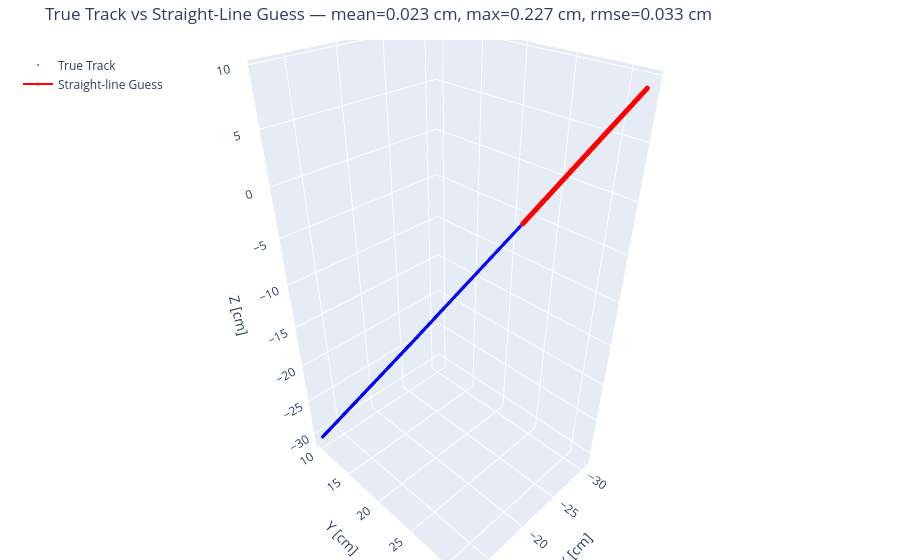

Notebook code cell kept with this figure:
### Markdown cell above
## 3. Spatial Diagnostics & Visualization

We finely chop both tracks to compare physical point distributions and compute spatial deviations.

### Code cell
# Finely chop both tracks to compare physical point distributions (Plotly visualization)
true_chopped, _ = chop_tracks(true_track_np, fields, precision=0.1)
guess_chopped, parent_ids = chop_tracks(guess_track_np, fields, precision=0.1)

true_chopped = np.asarray(true_chopped)
guess_chopped = np.asarray(guess_chopped)

# safe column extraction
xyz_idxs = [fields.index('x'), fields.index('y'), fields.index('z')]
guess_pts = np.take(guess_chopped, xyz_idxs, axis=1)
true_pts = np.take(true_chopped, xyz_idxs, axis=1)

# distances: for each guess point find min distance to true points
d2 = np.sum((guess_pts[:, None, :] - true_pts[None, :, :])**2, axis=2)
min_dists = np.sqrt(np.min(d2, axis=1))

mean_dev = float(min_dists.mean())
max_dev = float(min_dists.max())
rmse_dev = float(np.sqrt((min_dists**2).mean()))

print(f'Mean deviation: {mean_dev:.4f} cm')
print(f'Max  deviation: {max_dev:.4f} cm')
print(f'RMSE deviation: {rmse_dev:.4f} cm')

# Plotly 3D interactive scatter
import plotly.graph_objects as go

trace_true = go.Scatter3d(
    x=true_pts[:, 0], y=true_pts[:, 1], z=true_pts[:, 2],
    mode='markers', marker=dict(size=2, color='blue', opacity=0.7),
    name='True Track'
)

trace_guess = go.Scatter3d(
    x=guess_pts[:, 0], y=guess_pts[:, 1], z=guess_pts[:, 2],
    mode='markers+lines', marker=dict(size=3, color='red'),
    line=dict(width=2, color='red'), name='Straight-line Guess'
)

title = f'True Track vs Straight-Line Guess — mean={mean_dev:.3f} cm, max={max_dev:.3f} cm, rmse={rmse_dev:.3f} cm'
layout = go.Layout(
    title=title,
    scene=dict(
        xaxis=dict(title='X [cm]'),
        yaxis=dict(title='Y [cm]'),
        zaxis=dict(title='Z [cm]')
    ),
    legend=dict(x=0.02, y=0.98),
    margin=dict(l=0, r=0, b=0, t=40)
)

fig = go.Figure(data=[trace_true, trace_guess], layout=layout)
fig.show()

### Figure 1 — Plotly figure (JSON) as saved in the notebook; plotly's stock layout.template omitted (floating-point values rounded to 4 significant figures; data arrays with more than 128 entries replaced by an {"elided": "..."} marker saying what was removed)
{"data": [{"marker": {"color": "blue", "opacity": 0.7, "size": 2}, "mode": "markers", "name": "True Track", "type": "scatter3d", "x": {"elided": "490 float values"}, "y": {"elided": "490 float values"}, "z": {"elided": "490 float values"}}, {"line": {"color": "red", "width": 2}, "marker": {"color": "red", "size": 3}, "mode": "markers+lines", "name": "Straight-line Guess", "type": "scatter3d", "x": {"elided": "142 float values"}, "y": {"elided": "142 float values"}, "z": {"elided": "142 float values"}}], "layout": {"legend": {"x": 0.02, "y": 0.98}, "margin": {"b": 0, "l": 0, "r": 0, "t": 40}, "scene": {"xaxis": {"title": {"text": "X [cm]"}}, "yaxis": {"title": {"text": "Y [cm]"}}, "zaxis": {"title": {"text": "Z [cm]"}}}, "title": {"text": "True Track vs Straight-Line Guess — mean=0.023 cm, max=0.227 cm, rmse=0.033 cm"}}}
